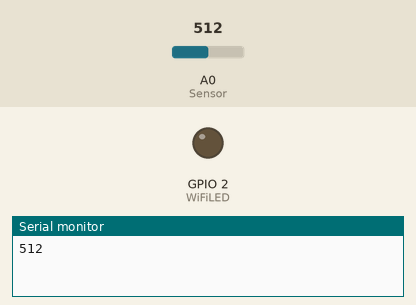
Simulated run of this sketch. Board: ESP8266 (NodeMCU). Shown: output pins drawn as LEDs (lit = HIGH), the last lines printed to the serial monitor. Inputs (shaded band) come from the test bench; at power-on: A0 (Sensor) = 512. WiFi joins after 1.5 s; servers stay silent unless stated; not simulated (calls return 0 or success): secrets.h.

Above: at 0.1 s.
At 2.3 s:
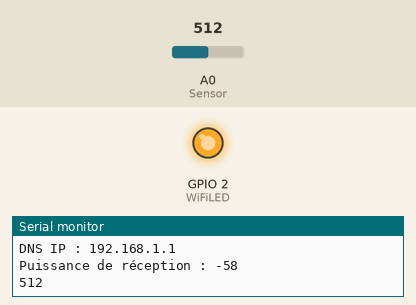
Timing chart, 0 to 3.8 s (numbered marks = the images above):
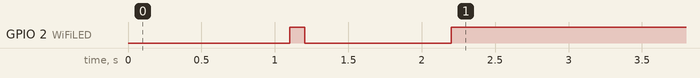

The sketch:

WaterBee.ino
```cpp
#include "ESP8266WiFi.h"
#include "secrets.h"
#include "ESP8266WebServer.h"
#include <ArduinoJson.h>

String Hostname = "WaterBee";

// Define LED
// LED Wifi
#define WiFiLED  BUILTIN_LED

// Define Water Level Value
int WaterLevelValue = 0 ;

// Objet WebServer
ESP8266WebServer serverWeb(80);

void handleRoot() {
  String webPage;
  DynamicJsonDocument doc(1024);
  doc["device"]["name"] = Hostname;
  doc["sensors"]["water"]["value"] = WaterLevelValue;

  serializeJson(doc, webPage);
  serverWeb.send(200, "application/json", webPage);
}

// Gestion des événements du WiFi
// Lorsque la connexion vient d'aboutir
void onConnected(const WiFiEventStationModeConnected& event);
// Lorsque l'adresse IP est attribuée
void onGotIP(const WiFiEventStationModeGotIP& event);

void setup() {
  // put your setup code here, to run once:
  Serial.begin(9600);

  // Mode de connexion
  WiFi.mode(WIFI_STA);
  WiFi.hostname(Hostname.c_str());

  // Démarrage de la connexion
  WiFi.begin(SSID, PASSWORD);

  // Mise en place du serveur WebServer
  serverWeb.on("/", handleRoot);
  serverWeb.begin();

  //LED Setup
  pinMode(WiFiLED, OUTPUT);

  static WiFiEventHandler onConnectedHandler = WiFi.onStationModeConnected(onConnected);
  static WiFiEventHandler onGotIPHandler = WiFi.onStationModeGotIP(onGotIP);
}

void loop() {

  int s1=analogRead(A0); // Water Level Sensor output pin connected A0
  Serial.println(s1);  // See the Value In Serial Monitor
  WaterLevelValue = s1;
  delay(100);      // for timer

  if (WiFi.isConnected()) {
      digitalWrite(WiFiLED, HIGH);
      serverWeb.handleClient();
    }
  else {
    digitalWrite(WiFiLED, LOW);
    delay(1000);
    digitalWrite(WiFiLED, HIGH);
  }
}

void onConnected(const WiFiEventStationModeConnected& event) {
  Serial.println("WiFi connecté");
  Serial.println("Adresse IP : " + WiFi.localIP().toString());
}

void onGotIP(const WiFiEventStationModeGotIP& event) {
  Serial.println("Adresse IP : " + WiFi.localIP().toString());
  Serial.println("Passerelle IP : " + WiFi.gatewayIP().toString());
  Serial.println("DNS IP : " + WiFi.dnsIP().toString());
  Serial.print("Puissance de réception : ");
  Serial.println(WiFi.RSSI());
}
```

Measured:
- by itself, GPIO 2 (WiFiLED): LOW → HIGH at 1.1 s, → LOW 0.10 s later, → HIGH 1.0 s later
